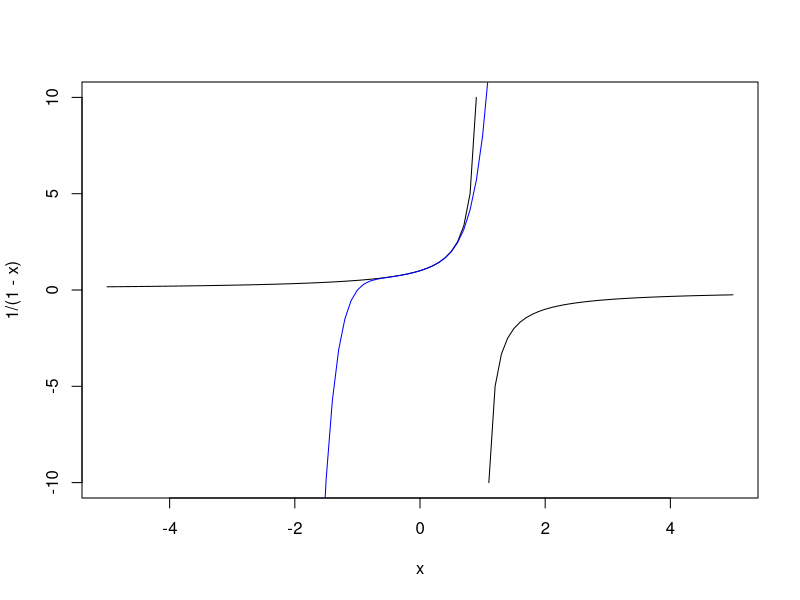
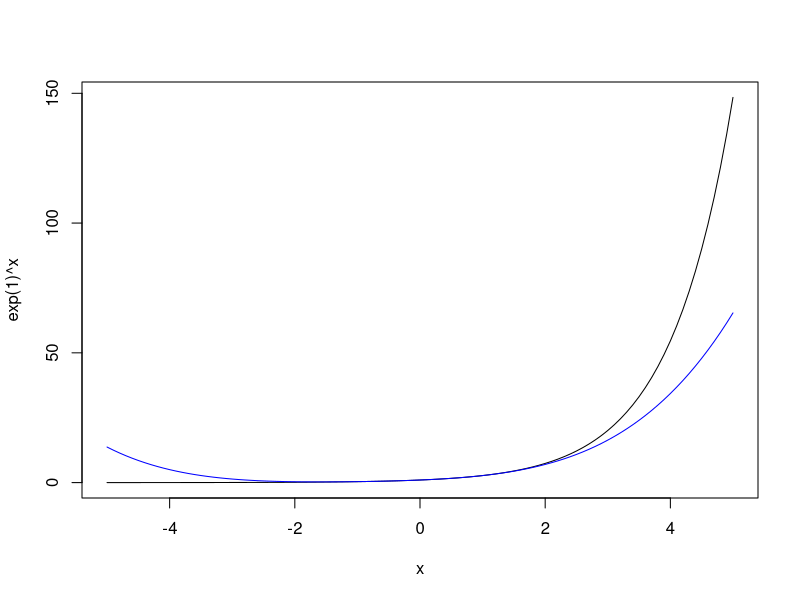
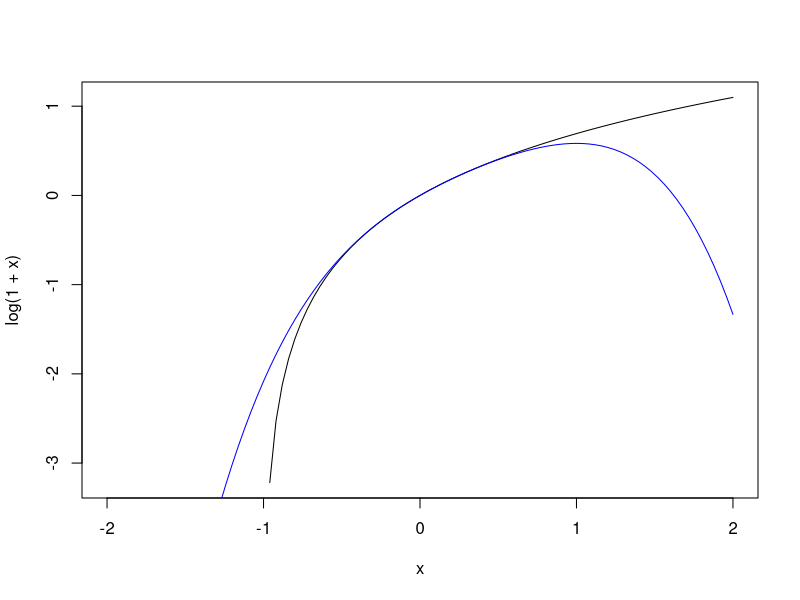

The R script that drew these images, in order:
## ---- chunk 1
library(tidyverse)
## ---- chunk 2
curve(1/(1-x),-5,5)
curve(1 + x + x^2 + x^3 + x^4 + x^5 + x^6 + x^7, -5, 5, col='blue', add=T)
## ---- chunk 3
curve(exp(1)^x,-5,5)
curve(1 + x + x^2/factorial(2) + x^3/factorial(3) + x^4/factorial(4), -5, 5, col='blue', add=T)
## ---- chunk 4
curve(log(1+x),-2,2)
curve(x - (x^2)/2 + (x^3)/3 - (x^4)/4, -2, 2, col='blue', add=T)
## ---- chunk 5
x <- seq(0.01, 2.1, 0.01)
y <- x
m <- function(x,y){
  7 * x * y / (exp(x^2 + y^2))
}
z <- outer(x,y,m)
z
x

